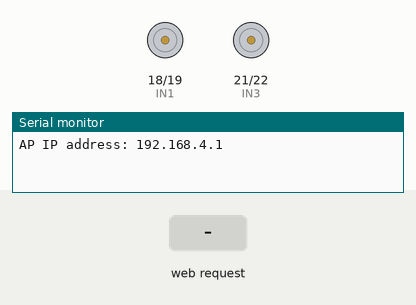
Recording of a sketch running on a simulated ESP32. Parts: motor-driver pin pairs drawn as motors (green arrow = first pin HIGH = forward, orange = second pin HIGH = backward, longer = more drive, scaled by the enable pin), the last lines printed to the serial monitor. The test bench sets the inputs (shaded band).

Above: at 1.2 s.
1.3 s: HTTP request GET /forward received
At 1.9 s:
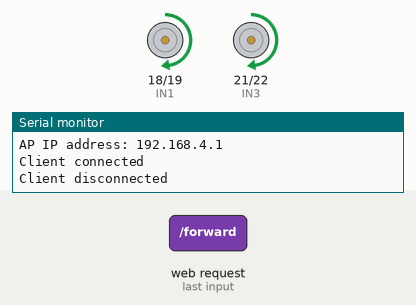
2.8 s: HTTP request GET /backward received
At 3.1 s:
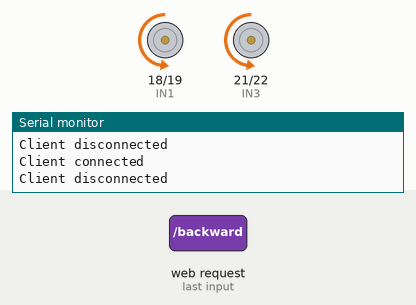
4.3 s: HTTP request GET /left received
At 5.5 s:
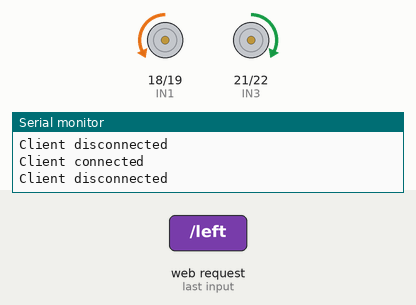
5.8 s: HTTP request GET /right received
At 6.6 s:
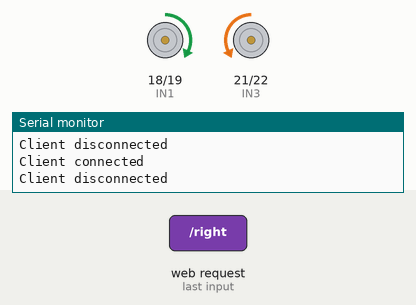
7.3 s: HTTP request GET /stop received
At 7.7 s:
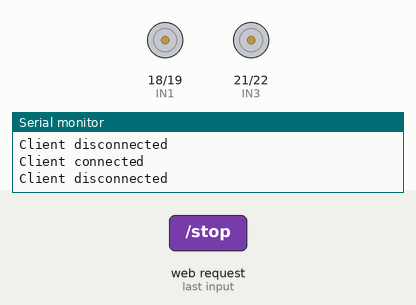
8.8 s: HTTP request GET /fast received
Timing chart, 0 to 11.3 s (numbered marks = the images above; inputs shaded):
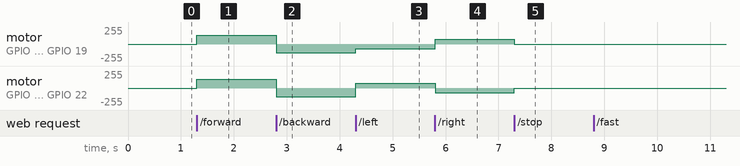

Measured:
- after the input at 1.3 s, motor on GPIO 18 (IN1) / GPIO 19 (IN2), motor on GPIO 21 (IN3) / GPIO 22 (IN4): stopped → forward 129/255 at once
- after the input at 2.8 s, motor on GPIO 18 (IN1) / GPIO 19 (IN2), motor on GPIO 21 (IN3) / GPIO 22 (IN4): forward 129/255 → backward 129/255 at once
- after the input at 4.3 s, motor on GPIO 18 (IN1) / GPIO 19 (IN2): backward 129/255 → backward 70/255 at once; motor on GPIO 21 (IN3) / GPIO 22 (IN4): backward 129/255 → forward 70/255 at once
- after the input at 5.8 s, motor on GPIO 18 (IN1) / GPIO 19 (IN2): backward 70/255 → forward 70/255 at once; motor on GPIO 21 (IN3) / GPIO 22 (IN4): forward 70/255 → backward 70/255 at once
- after the input at 7.3 s, motor on GPIO 18 (IN1) / GPIO 19 (IN2): forward 70/255 → stopped at once; motor on GPIO 21 (IN3) / GPIO 22 (IN4): backward 70/255 → stopped at once

The sketch:

wifi.ino
```cpp
#include <Arduino.h>
#include "driver/ledc.h"
#include <WiFi.h>

// Motor control pins
#define IN1 18
#define IN2 19
#define IN3 21
#define IN4 22
#define ENA 5    // PWM for left motor
#define ENB 23   // PWM for right motor

// PWM channels for ENA/ENB
#define ENA_CH 0
#define ENB_CH 1

WiFiServer server(80);

void setup() {
  Serial.begin(115200);

  pinMode(IN1, OUTPUT);
  pinMode(IN2, OUTPUT);
  pinMode(IN3, OUTPUT);
  pinMode(IN4, OUTPUT);
  pinMode(ENA, OUTPUT);
  pinMode(ENB, OUTPUT);

  // PWM setup: 1kHz, 8-bit
  ledcSetup(ENA_CH, 1000, 8);
  ledcAttachPin(ENA, ENA_CH);

  ledcSetup(ENB_CH, 1000, 8);
  ledcAttachPin(ENB, ENB_CH);

  // Reduced default speed
  ledcWrite(ENA_CH, 130);
  ledcWrite(ENB_CH, 130);

  WiFi.softAP("ESP_Car_AP", "12345678");
  Serial.print("AP IP address: ");
  Serial.println(WiFi.softAPIP());

  server.begin();
}

void stopMotors() {
  digitalWrite(IN1, LOW);
  digitalWrite(IN2, LOW);
  digitalWrite(IN3, LOW);
  digitalWrite(IN4, LOW);
}

void forward() {
  digitalWrite(IN1, HIGH);
  digitalWrite(IN2, LOW);
  digitalWrite(IN3, HIGH);
  digitalWrite(IN4, LOW);

  ledcWrite(ENA_CH, 130);
  ledcWrite(ENB_CH, 130);
}

void backward() {
  digitalWrite(IN1, LOW);
  digitalWrite(IN2, HIGH);
  digitalWrite(IN3, LOW);
  digitalWrite(IN4, HIGH);

  ledcWrite(ENA_CH, 130);
  ledcWrite(ENB_CH, 130);
}

// Slower turning (reduced PWM)
void turnLeft() {
  digitalWrite(IN1, LOW);
  digitalWrite(IN2, HIGH);
  digitalWrite(IN3, HIGH);
  digitalWrite(IN4, LOW);

  ledcWrite(ENA_CH, 70);
  ledcWrite(ENB_CH, 70);
}

void turnRight() {
  digitalWrite(IN1, HIGH);
  digitalWrite(IN2, LOW);
  digitalWrite(IN3, LOW);
  digitalWrite(IN4, HIGH);

  ledcWrite(ENA_CH, 70);
  ledcWrite(ENB_CH, 70);
}

void loop() {
  WiFiClient client = server.available();

  if (client) {
    Serial.println("Client connected");
    String request = client.readStringUntil('\r');
    client.flush();

    if (request.indexOf("/forward") != -1) {
      forward();
    } else if (request.indexOf("/backward") != -1) {
      backward();
    } else if (request.indexOf("/left") != -1) {
      turnLeft();
    } else if (request.indexOf("/right") != -1) {
      turnRight();
    } else if (request.indexOf("/stop") != -1) {
      stopMotors();
    } else if (request.indexOf("/slow") != -1) {
      ledcWrite(ENA_CH, 80);
      ledcWrite(ENB_CH, 80);
    } else if (request.indexOf("/fast") != -1) {
      ledcWrite(ENA_CH, 255);
      ledcWrite(ENB_CH, 255);
    }

    client.println("HTTP/1.1 200 OK");
    client.println("Content-Type: text/html");
    client.println("Connection: close");
    client.println();
    client.println("<html><body><h1>Command Received</h1></body></html>");

    delay(10);
    client.stop();
    Serial.println("Client disconnected");
  }
}
```
